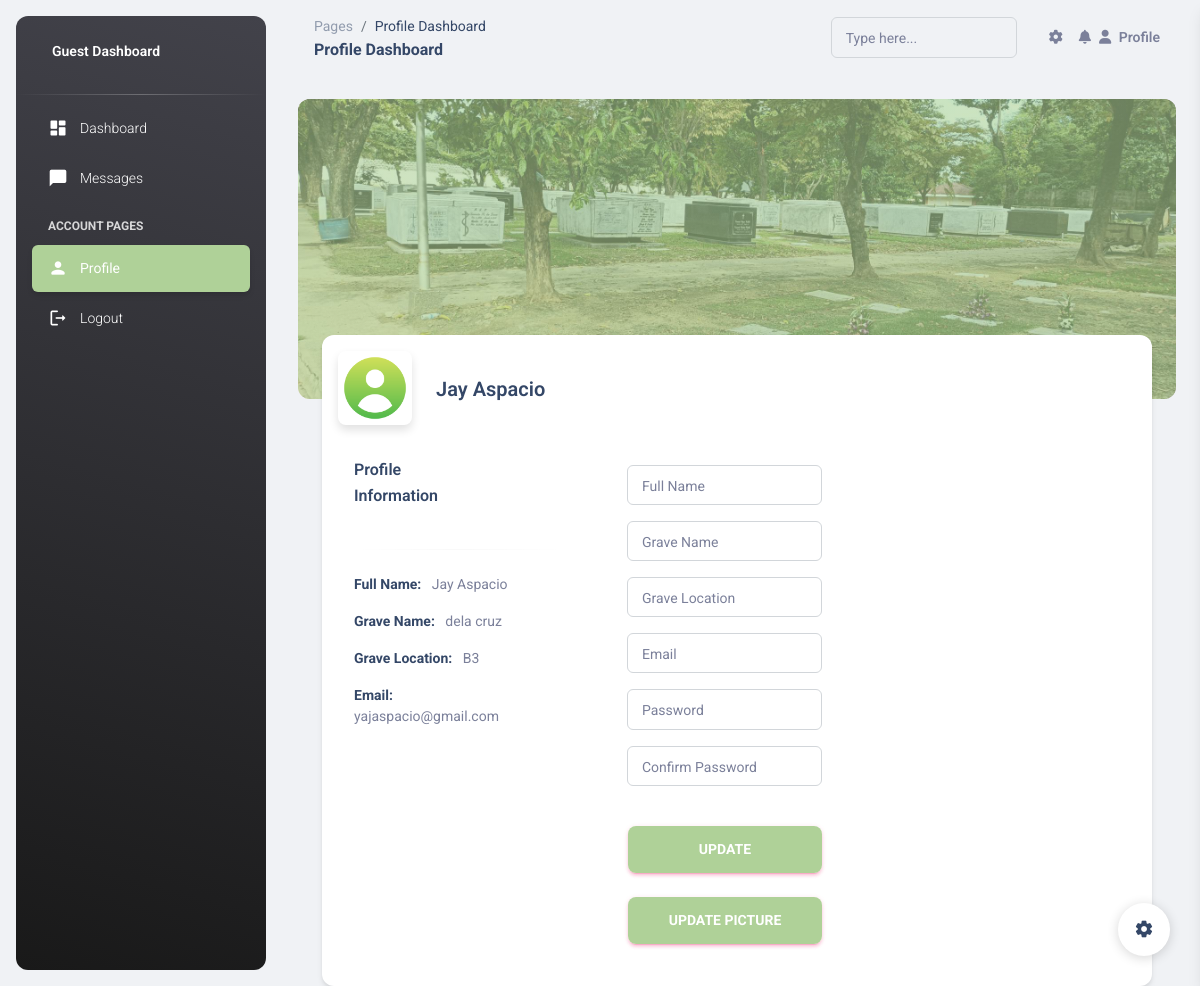
Screenshot of /php/dashboard/guest_dashboard/profile.php (signed in) with the database file from the repository.
### tables this page shows
CREATE TABLE `guesttbl` (
  `id` int(15) NOT NULL,
  `full_name` varchar(255) NOT NULL,
  `grave_name` varchar(255) NOT NULL,
  `grave_location` varchar(255) NOT NULL,
  `email` varchar(100) NOT NULL,
  `password` varchar(255) NOT NULL,
  `profile_pictures` varchar(255) NOT NULL
);

### php/dashboard/guest_dashboard/profile.php (the view, shortened to what this page needs)
<?php
require_once '../../../db_con/conn.php';
$user_id = $_SESSION['user_id'];
$sql = "SELECT full_name, grave_name, grave_location, email, profile_pictures FROM guesttbl WHERE id = ?";
$stmt = $conn->prepare($sql);
$stmt->bind_param("i", $user_id);
$stmt->execute();
$result = $stmt->get_result();
$user_data = $result->fetch_assoc();
?>
<!DOCTYPE html>
<html lang="en">
<head>
  <link href="../../../dashboard_assets/css/nucleo-icons.css" rel="stylesheet" />
  <link href="../../../dashboard_assets/css/nucleo-svg.css" rel="stylesheet" />
  <link id="pagestyle" href="../../../dashboard_assets/css/material-dashboard.css?v=3.1.0" rel="stylesheet" />
</head>
<body class="g-sidenav-show  bg-gray-200">
  <aside class="sidenav navbar navbar-vertical navbar-expand-xs border-0 border-radius-xl my-3 fixed-start ms-3   bg-gradient-dark" id="sidenav-main">
    <div class="sidenav-header">
      <a class="navbar-brand m-0" href=" https://demos.creative-tim.com/material-dashboard/pages/dashboard " target="_blank">
        <span class="ms-1 font-weight-bold text-white">Guest Dashboard</span>
      </a>
    </div>
    <hr class="horizontal light mt-0 mb-2">
    <div class="collapse navbar-collapse  w-auto " id="sidenav-collapse-main">
      <ul class="navbar-nav">
        <li class="nav-item">
          <a class="nav-link text-white" href="../../../php/dashboard/guest_dashboard/home.php">
            <div class="text-white text-center me-2 d-flex align-items-center justify-content-center">
              <i class="material-icons opacity-10">dashboard</i>
            </div>
            <span class="nav-link-text ms-1">Dashboard</span>
          </a>
        </li>
        <li class="nav-item">
          <a class="nav-link text-white " href="../../../php/dashboard/guest_dashboard/messages.php">
            <div class="text-white text-center me-2 d-flex align-items-center justify-content-center">
              <i class="material-icons opacity-10">chat_bubble</i>
            </div>
            <span class="nav-link-text ms-1">Messages</span>
          </a>
        </li>
        <li class="nav-item mt-3">
          <h6 class="ps-4 ms-2 text-uppercase text-xs text-white font-weight-bolder opacity-8">Account pages</h6>
        </li>
        <li class="nav-item">
          <a class="nav-link text-white active bg-gradient-primary" href="../../../php/dashboard/guest_dashboard/profile.php">
            <div class="text-white text-center me-2 d-flex align-items-center justify-content-center">
              <i class="material-icons opacity-10">person</i>
            </div>
            <span class="nav-link-text ms-1">Profile</span>
          </a>
        </li>
        <li class="nav-item">
          <a class="nav-link text-white " href="../../../db_con/logout_con_2.php">
            <div class="text-white text-center me-2 d-flex align-items-center justify-content-center">
              <i class="material-icons opacity-10">logout</i>
            </div>
            <span class="nav-link-text ms-1">Logout</span>
          </a>
        </li>
      </ul>
    </div>
  </aside>
  <main class="main-content position-relative max-height-vh-100 h-100 border-radius-lg ">
    <nav class="navbar navbar-main navbar-expand-lg px-0 mx-4 shadow-none border-radius-xl" id="navbarBlur" data-scroll="true">
      <div class="container-fluid py-1 px-3">
        <nav aria-label="breadcrumb">
          <ol class="breadcrumb bg-transparent mb-0 pb-0 pt-1 px-0 me-sm-6 me-5">
            <li class="breadcrumb-item text-sm"><a class="opacity-5 text-dark" href="javascript:;">Pages</a></li>
            <li class="breadcrumb-item text-sm text-dark active" aria-current="page">Profile Dashboard</li>
          </ol>
          <h6 class="font-weight-bolder mb-0">Profile Dashboard</h6>
        </nav>
        <div class="collapse navbar-collapse mt-sm-0 mt-2 me-md-0 me-sm-4" id="navbar">
          <div class="ms-md-auto pe-md-3 d-flex align-items-center">
            <div class="input-group input-group-outline">
              <label class="form-label">Type here...</label>
              <input type="text" class="form-control">
            </div>
          </div>
          <ul class="navbar-nav  justify-content-end">
            <li class="nav-item px-3 d-flex align-items-center">
              <a href="javascript:;" class="nav-link text-body p-0">
                <i class="fa fa-cog fixed-plugin-button-nav cursor-pointer"></i>
              </a>
            </li>
            <li class="nav-item dropdown pe-2 d-flex align-items-center">
              <a href="javascript:;" class="nav-link text-body p-0" id="dropdownMenuButton" data-bs-toggle="dropdown" aria-expanded="false">
                <i class="fa fa-bell cursor-pointer"></i>
              </a>
            </li>
            <li class="nav-item d-flex align-items-center">
              <a href="../../../php/dashboard/guest_dashboard/profile.php" class="nav-link text-body font-weight-bold px-0">
                <i class="fa fa-user me-sm-1"></i>
                <span class="d-sm-inline d-none">Profile</span>
              </a>
            </li>
          </ul>
        </div>
      </div>
    </nav>
    <div class="container-fluid px-2 px-md-4">
      <div class="page-header min-height-300 border-radius-xl mt-4" style="background-image: url('../../../assets/img/garden_of_memories_background.jpg');">
        <span class="mask  bg-gradient-primary  opacity-6"></span>
      </div>
      <div class="card card-body mx-3 mx-md-4 mt-n6">
        <div class="row gx-4 mb-2">
          <div class="col-auto">
            <div class="avatar avatar-xl position-relative">
              <img src="<?php echo htmlspecialchars($user_data['profile_pictures']); ?>" alt="profile_image" class="w-100 border-radius-lg shadow-sm">
            </div>
          </div>
          <div class="col-auto my-auto">
            <div class="h-100">
              <h5 class="mb-1">
                <?php echo htmlspecialchars($user_data['full_name']); ?>
              </h5>
            </div>
          </div>
        </div>
        <div class="row">
          <div class="row">
            <div class="col-12 col-xl-4">
              <div class="card card-plain h-100">
                <div class="card-header pb-0 p-3">
                  <div class="row">
                    <div class="col-md-8 d-flex align-items-center">
                      <h6 class="mb-0">Profile Information</h6>
                    </div>
                  </div>
                </div>
                <div class="card-body p-3">
                  <hr class="horizontal gray-light my-4">
                  <ul class="list-group">
                    <li class="list-group-item border-0 ps-0 pt-0 text-sm"><strong class="text-dark">Full Name:</strong> &nbsp; <?php echo htmlspecialchars($user_data['full_name']); ?> </li>
                    <li class="list-group-item border-0 ps-0 text-sm"><strong class="text-dark">Grave Name:</strong> &nbsp; <?php echo htmlspecialchars($user_data['grave_name']); ?> </li>
                    <li class="list-group-item border-0 ps-0 text-sm"><strong class="text-dark">Grave Location:</strong> &nbsp; <?php echo htmlspecialchars($user_data['grave_location']); ?> </li>
                    <li class="list-group-item border-0 ps-0 text-sm"><strong class="text-dark">Email:</strong> &nbsp; <?php echo htmlspecialchars($user_data['email']); ?> </li>
                  </ul>
                </div>
              </div>
            </div>
            <div class="col-12 col-xl-4">
                <div class="card-body">
                    <form method="post" action="../../../db_con/guest_dashboard_profile_dashboard.php">
                        <div class="input-group input-group-outline mb-3">
                        <label class="form-label">Full Name</label>
                        <input type="text" name="full_name" class="form-control">
                        </div>
                        <div class="input-group input-group-outline mb-3">
                        <label class="form-label">Grave Name</label>
                        <input type="text" name="grave_name" class="form-control">
                        </div>
                        <div class="input-group input-group-outline mb-3">
                        <label class="form-label">Grave Location</label>
                        <input type="text" name="grave_location" class="form-control">
                        </div>
                        <div class="input-group input-group-outline mb-3">
                        <label class="form-label">Email</label>
                        <input type="email" name="email" class="form-control">
                        </div>
                        <div class="input-group input-group-outline mb-3">
                        <label class="form-label">Password</label>
                        <input type="password" name="new_password" class="form-control">
                        </div>
                        <div class="input-group input-group-outline mb-3">
                        <label class="form-label">Confirm Password</label>
                        <input type="password" name="confirm_password" class="form-control">
                        </div>
                        <div class="form-check form-check-info text-start ps-0">
                        <div class="text-center">
                        <button type="submit" class="btn btn-lg bg-gradient-primary btn-lg w-100 mt-4 mb-0">Update</button>
                        </div>
                    </form>
                    <div class="col-12 text-right">
                      <button type="button" class="btn btn-lg bg-gradient-primary btn-lg w-100 mt-4 mb-0" id="uploadButton">Update Picture</button>
                    </div>
                    </div>
                </div>
          </div>
        </div>
      </div>
    </div>
  </main>
  <div class="fixed-plugin">
    <a class="fixed-plugin-button text-dark position-fixed px-3 py-2">
      <i class="material-icons py-2">settings</i>
    </a>
  </div>
</body>
</html>

### rows the page displays
guesttbl: profile_pictures (picture), full_name "Jay Aspacio", grave_name "dela cruz", grave_location "B3", email "yajaspacio@gmail.com"
